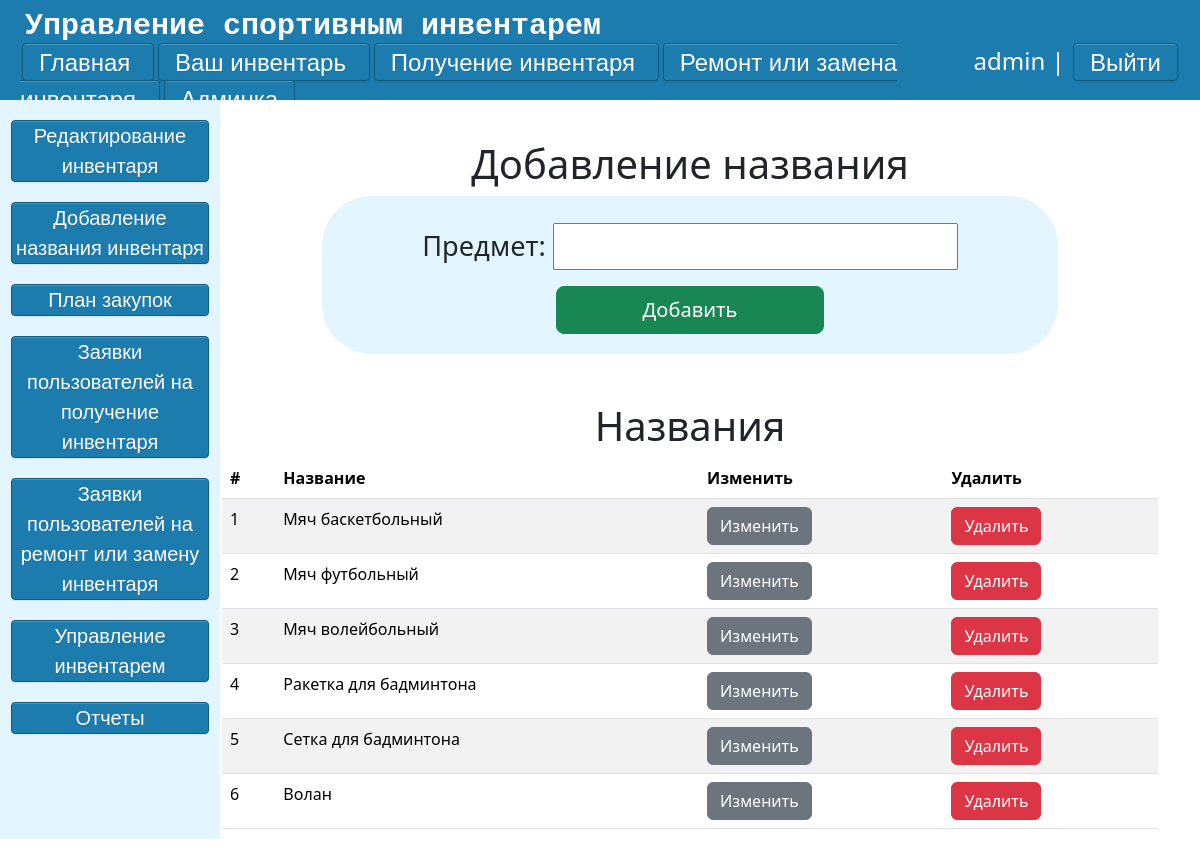
The page /console/new-name-inventory/ (signed in) on the database its author committed.
### main/models.py (models this page shows, shortened)
class Goods_Names(models.Model):
    name_of_good = models.CharField('Название', max_length=30)
    class Meta:
        verbose_name = "Название инвентаря"
        verbose_name_plural = "Названия инвентаря"
    def get_absolute_url(self):
        return reverse("update_name_inventory", kwargs={"post_id": self.id})
    def get_absolute_url_del(self):
        return reverse("delete_name_inventory", kwargs={"post_id": self.id})

### main/views.py (the view)
# urls.py: path('console/new-name-inventory/', views.new_name_inventory, name='new_name_inventory'),
def new_name_inventory(request):
    if request.user.is_superuser:
        names = Goods_Names.objects.all()
        if request.method == "POST":
            form = NewGoodsName(request.POST or None)
            if form.is_valid():
                form.save()
                return redirect('new_name_inventory')
        else:
            form = NewGoodsName()
        return render(request, 'admin/new_name_inventory.html', {'form': form, 'names': names})
    else:
        return render(request, 'admin/Error.html')

### main/forms.py
class NewGoodsName(forms.ModelForm):
    class Meta:
        model = Goods_Names
        fields = ('name_of_good',)
        labels = {
            'name_of_good': 'Предмет',
        }

### main/templates/admin/new_name_inventory.html (shortened to what this page needs)
{% extends 'admin/admin-layout.html' %}
{% block script %}
    <link rel="stylesheet" href="https://cdn.jsdelivr.net/npm/flatpickr/dist/flatpickr.min.css">
{% endblock %}
{% block content %}
    <div class="admin-form-edit-inventory">
        <h1>Добавление названия</h1>
        <div class="form_admin">
            <form method="post" class="form_content">
            {{ form.as_p }}
                <div class="d-grid gap-2 col-6 mx-auto">
                    <button type="submit" class = 'btn btn-success btn-lg'>Добавить</button>
                </div>
            </form>
        </div>
        <div class="container mt-5">
                <h1>Названия</h1>
                    <table  class="table table-striped">
                      <thead>
                        <tr>
                            <th>#</th>
                            <th>Название</th>
                            <th>Изменить</th>
                            <th>Удалить</th>
                        </tr>
                      </thead>
                      <tbody>
                      {% for el in names %}
                        <tr>
                            <td> {{ forloop.counter }}</td>
                            <td> {{el.name_of_good}}</td>
                            <td><a class="btn btn-secondary" href="{{el.get_absolute_url}}">Изменить</a></td>
                            <td><a class="btn btn-danger" href="{{el.get_absolute_url_del}}" >Удалить</a></td>
                        </tr>
                        {% endfor %}
                    </table>
        </div>
    </div>
{% endblock %}

### main/templates/admin/admin-layout.html (shortened to what this page needs)
{% load static %}
<!DOCTYPE html>
<html lang="ru">
<head>
    <link rel="stylesheet" href="https://cdn.jsdelivr.net/npm/bootstrap@5.3.2/dist/css/bootstrap.min.css">
    <link rel="stylesheet" href="{% static 'main/css/css.css' %}">
    <link rel="stylesheet" href="{% static 'main/css/buttons.css' %}">
    {% block script %}
    {% endblock script%}
</head>
<body>
    <div class = "back">
        <div class = 'top'>
                <div class="logo2"><samp>Управление спортивным инвентарем</samp></div>
                <div class = 'lower'>
                    <div class="left-shortcuts">
                        <a href="{% url 'main' %}" class = 'btn3'> Главная </a>
                        <a href="{% url 'my' %}" class = 'btn3'> Ваш инвентарь </a>
                        <a href="{% url 'application-get' %}" class = 'btn3'> Получение инвентаря </a>
                        <a href="{% url 'application-repair' %}" class = 'btn3'> Ремонт или замена инвентаря </a>
                        {% if request.user.is_superuser %}
                        <a href="{% url 'console' %}" class = 'btn3'> Админка </a>
                        {% endif %}
                    </div>
                    <div class="right-shortcuts">
                        {% if request.user.is_authenticated %}
                            <li class="last"> {{user.username}} | <a href="{% url 'logout' %}" class="btn3">Выйти</a></li>
                        {% else %}
                            <li class="last"><a href="register" class="btn3"> Регистрация</a>  <a href="login" class="btn3"> Войти </a></li>
                        {% endif %}
                    </div>
                </div>
        </div>
        <div class ="admin-content">
            <div class="side-bar">
                <a href="{% url 'edit_inventory' %}" class = 'btn4'> Редактирование инвентаря </a>
                <a href="{% url 'new_name_inventory' %}" class = 'btn4'> Добавление названия инвентаря </a>
                <a href="{% url 'purchase_plan' %}" class = 'btn4'> План закупок </a>
                <a href="{% url 'Request_for_receipt_inventory' %}" class = 'btn4'> Заявки пользователей на получение инвентаря</a>
                <a href="{% url 'Request_for_repair_inventory' %}" class = 'btn4'> Заявки пользователей на ремонт или замену инвентаря </a>
                <a href="{% url 'Inventory_management' %}" class = 'btn4'> Управление инвентарем </a>
                <a href="{% url 'history' %}" class = 'btn4'> Отчеты </a>
            </div>
            <div class="right-content">
                {% block content  %}
                {% endblock %}
            </div>
        </div>
    </div>
</body>
</html>

### main/static/main/css/css.css (style rules this page uses)
body { height: 100vh; width: 100vw; }
.top { display: grid; place-items: left; background: #1B7CAD; width: 100%; height: 100px; overflow: auto; }
.lower { display: grid; grid-template-columns: 80% 20%; padding: 10px width: 100%; padding-left: 20px; padding-right: 20px; font-size: 24px; margin-top: -6px; }
.back { height: 100%; width: 100%; overflow: auto; }
.logo2 { font-size: 30px; margin-left: 25px; font-weight: bold; color: #fff; }
.last { float:right; color: #fff; }
h1 { text-align: center; }
li { list-style-type: none; }
.side-bar { width: 220px; background: #e3f5ff; overflow: auto; font-size: 20px; }
.admin-content { display: grid; grid-template-columns: 210px 80vw; height: 87.3% }
.right-content { width: 100%; margin-top: 40px; margin-right: auto; margin-left: auto; overflow: auto; }
.form_admin { display: grid; place-items: center; }
.form_content { padding-top: 27px; font-size: 1.7rem; background-color: #e3f5ff; padding-left: 100px; padding-right: 100px; border-radius: 50px; padding-bottom: 20px; }

### main/static/main/css/buttons.css (style rules this page uses)
a.btn3 { border-radius: 4px; -webkit-box-shadow: inset 0 1px 0 rgba(255, 255, 255, 0.2), 0 1px 2px rgba(0, 0, 0, 0.08); -moz-box-shadow: inset 0 1px 0 rgba(255, 255, 255, 0.2), 0 1px 2px rgba(0, 0, 0, 0.08); box-shadow: inset 0 1px 0 rgba(255, 255, 255, 0.2), 0 1px 2px rgba(0, 0, 0, 0.08); color: #fff; width: auto; text-align: center; font-family: Arial, Helvetica, sans-serif; padding: 4.5px 16px; margin: 20px 2px; text-decoration: none; text-shadow: 0 1px 1px rgba(0, 0, 0, 0.075); -webkit-transition: background-color 0.1s linear; -moz-transition: background-color 0.1s linear; -o-transition: background-color 0.1s linear; transition: background-color 0.1s linear; background-color: rgb( 27, 124, 173 ); border: 1px solid rgb( 20, 91, 127 ); }
a.btn4 { border-radius: 4px; -webkit-box-shadow: inset 0 1px 0 rgba(255, 255, 255, 0.2), 0 1px 2px rgba(0, 0, 0, 0.08); -moz-box-shadow: inset 0 1px 0 rgba(255, 255, 255, 0.2), 0 1px 2px rgba(0, 0, 0, 0.08); box-shadow: inset 0 1px 0 rgba(255, 255, 255, 0.2), 0 1px 2px rgba(0, 0, 0, 0.08); color: #fff; display:block; width:90%; margin: 20px auto; text-align: center; font-family: Arial, Helvetica, sans-serif; text-decoration: none; text-shadow: 0 1px 1px rgba(0, 0, 0, 0.075); -webkit-transition: background-color 0.1s linear; -moz-transition: background-color 0.1s linear; -o-transition: background-color 0.1s linear; transition: background-color 0.1s linear; background-color: rgb( 27, 124, 173 ); border: 1px solid rgb( 20, 91, 127 ); }

### rows shown on the page
Goods_Names: name_of_good "Мяч баскетбольный"
Goods_Names: name_of_good "Мяч футбольный"
Goods_Names: name_of_good "Мяч волейбольный"
Goods_Names: name_of_good "Ракетка для бадминтона"
Goods_Names: name_of_good "Сетка для бадминтона"
Goods_Names: name_of_good "Волан"

### other values the page prints
{{ user.username }} "admin"
